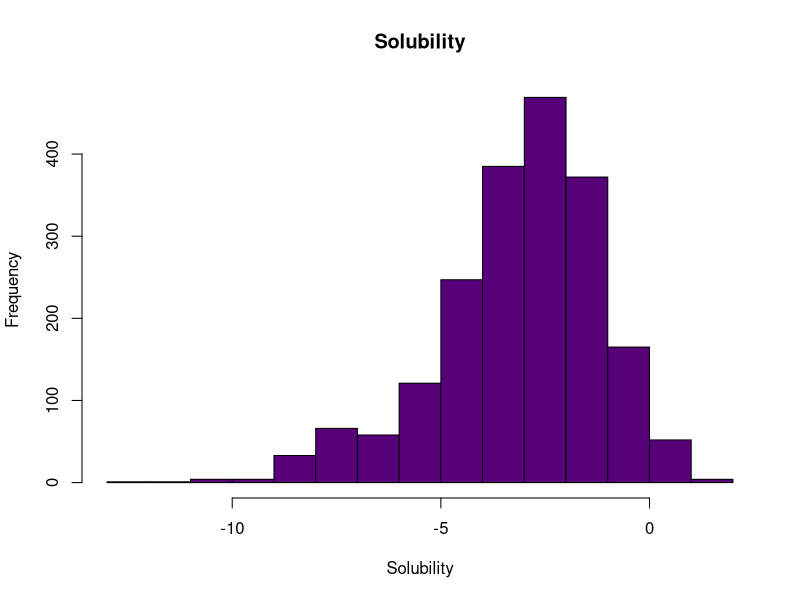
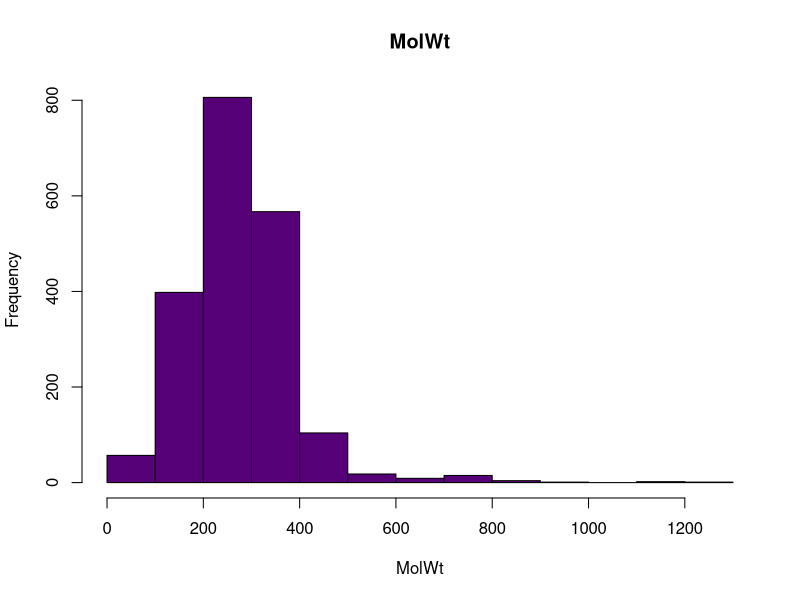
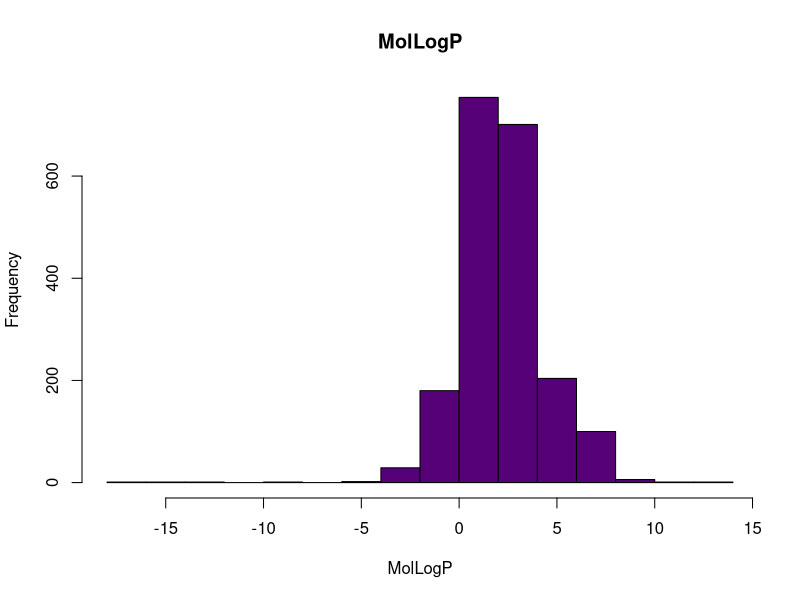
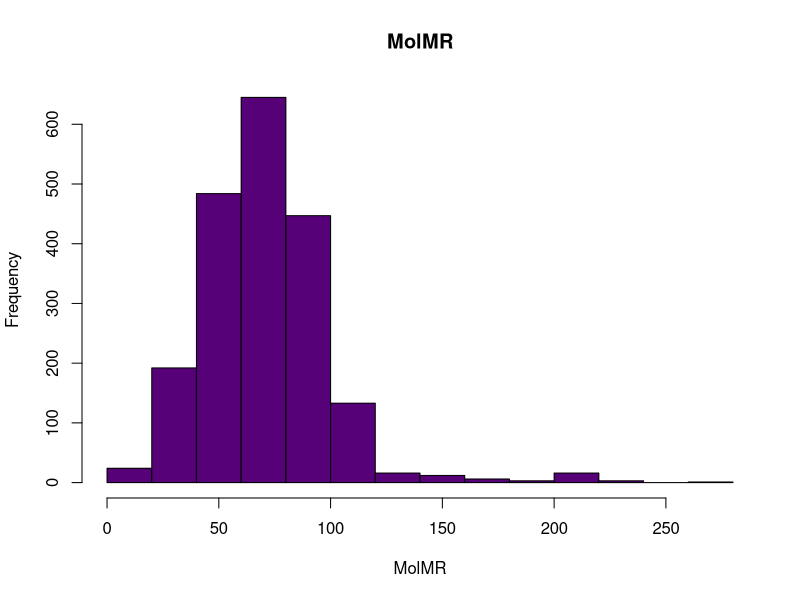
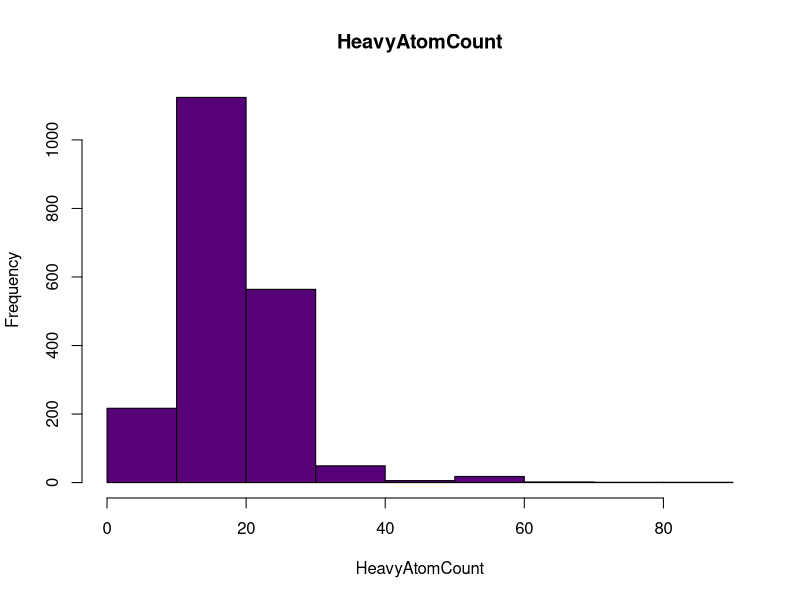
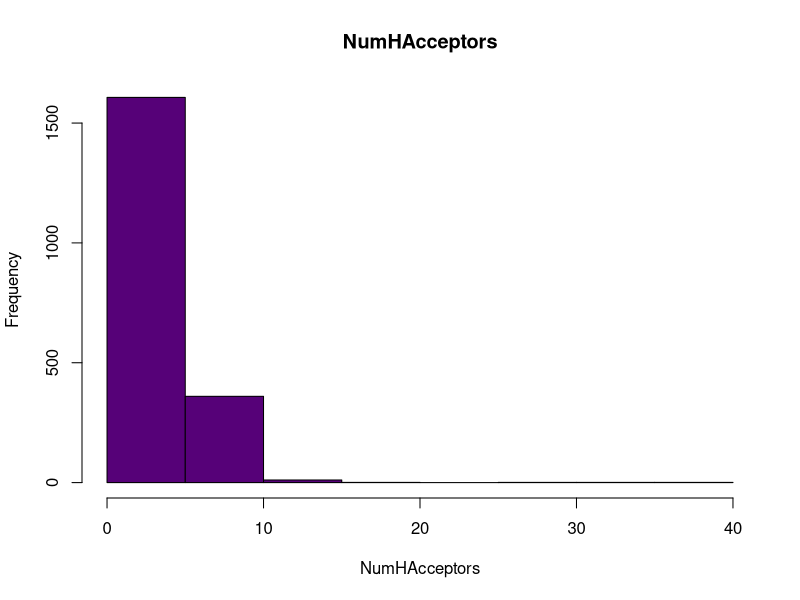
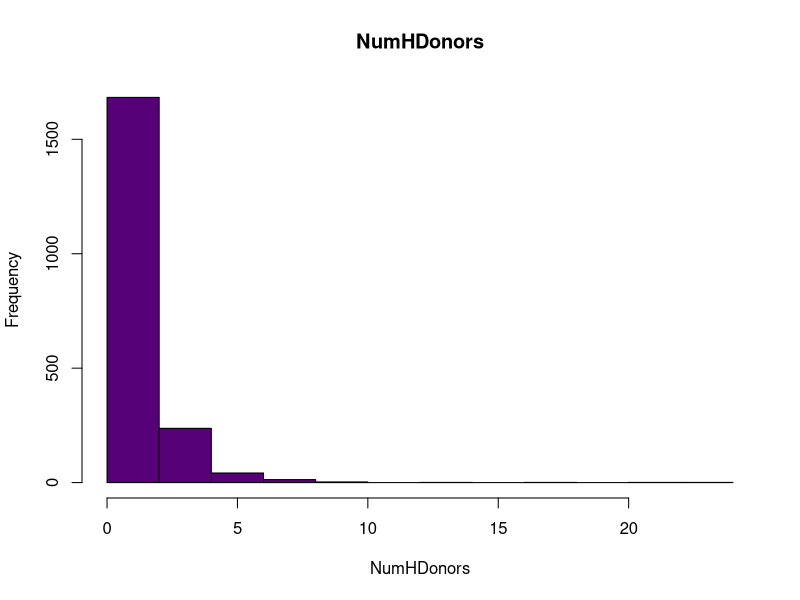
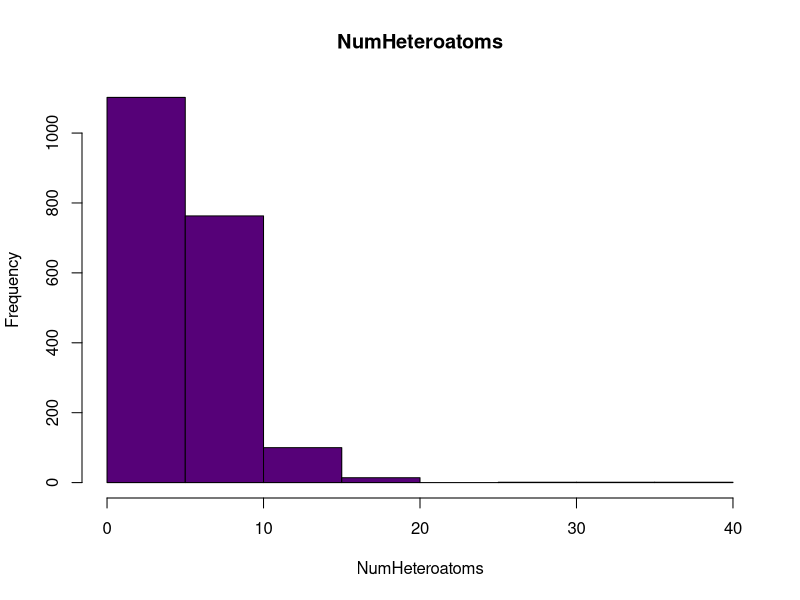

Here is the R script that generated these plots, in order:
## ---- chunk 1
knitr::opts_chunk$set(echo = TRUE)
## ---- chunk 2
library(tidyverse)
library(kableExtra)
## ---- chunk 3
data <- read.csv("../data/curated-solubility-dataset-5.csv", 
                        sep = ",", header = TRUE)
## ---- chunk 4
head(data) %>%
  kbl(caption = "Raw data table") %>%
  kable_paper() %>%
  scroll_box(width = "100%", height = "500px")
## ---- chunk 5
str(data)
## ---- chunk 6
ID_info <- c("ID","Name", "InChI", "InChIKey", "SMILES", "SD", "Ocurrences")
## ---- chunk 7
df = data[,!(names(data) %in% ID_info)]
## ---- chunk 8
head(df) %>%
  kbl(caption = "Updated data table") %>%
  kable_paper() %>%
  scroll_box(width = "100%", height = "300px")
## ---- chunk 9
str(df, vec.len=2)
## ---- chunk 10
df$Group_num <- NA
## ---- chunk 11
df$Group_num[df$Group == "G1"] = 1
df$Group_num[df$Group == "G2"] = 2
df$Group_num[df$Group == "G3"] = 3
df$Group_num[df$Group == "G4"] = 4
df$Group_num[df$Group == "G5"] = 5
## ---- chunk 12
table(df$Group_num)
## ---- chunk 13
df = subset(df, select = -c(Group))
## ---- chunk 14
for (column in names(df)) {
    hist(df[[column]],main = column, xlab = column, col = "#560178")
}
## ---- chunk 15
df$Lipinski <- NA
## ---- chunk 16
df$Lipinski[df$MolWt < 500 & df$MolLogP < 5 & df$NumHAcceptors < 10 & df$NumHDonors < 5] = 0
df$Lipinski[df$MolWt < 500 & df$MolLogP > 5 & df$NumHAcceptors < 10 & df$NumHDonors < 5] = 1
df$Lipinski[df$MolWt < 500 & df$MolLogP < 5 & df$NumHAcceptors > 10 & df$NumHDonors < 5] = 1
df$Lipinski[df$MolWt < 500 & df$MolLogP < 5 & df$NumHAcceptors < 10 & df$NumHDonors > 5] = 1
df$Lipinski[df$MolWt > 500 & df$MolLogP < 5 & df$NumHAcceptors < 10 & df$NumHDonors < 5] = 1
df$Lipinski[df$MolWt > 500 & df$MolLogP > 5 & df$NumHAcceptors < 10 & df$NumHDonors < 5] = 2
df$Lipinski[df$MolWt > 500 & df$MolLogP < 5 & df$NumHAcceptors > 10 & df$NumHDonors < 5] = 2
df$Lipinski[df$MolWt > 500 & df$MolLogP < 5 & df$NumHAcceptors < 10 & df$NumHDonors > 5] = 2
df$Lipinski[df$MolWt < 500 & df$MolLogP > 5 & df$NumHAcceptors > 10 & df$NumHDonors < 5] = 2
df$Lipinski[df$MolWt < 500 & df$MolLogP > 5 & df$NumHAcceptors < 10 & df$NumHDonors > 5] = 2
df$Lipinski[df$MolWt < 500 & df$MolLogP < 5 & df$NumHAcceptors > 10 & df$NumHDonors > 5] = 2
df$Lipinski[df$MolWt > 500 & df$MolLogP > 5 & df$NumHAcceptors > 10 & df$NumHDonors < 5] = 3
df$Lipinski[df$MolWt > 500 & df$MolLogP < 5 & df$NumHAcceptors > 10 & df$NumHDonors > 5] = 3
df$Lipinski[df$MolWt < 500 & df$MolLogP > 5 & df$NumHAcceptors > 10 & df$NumHDonors > 5] = 3
df$Lipinski[df$MolWt > 500 & df$MolLogP > 5 & df$NumHAcceptors > 10 & df$NumHDonors > 5] = 4
## ---- chunk 17
table(df$Lipinski)
## ---- chunk 18
write.csv(df, "df.csv")
